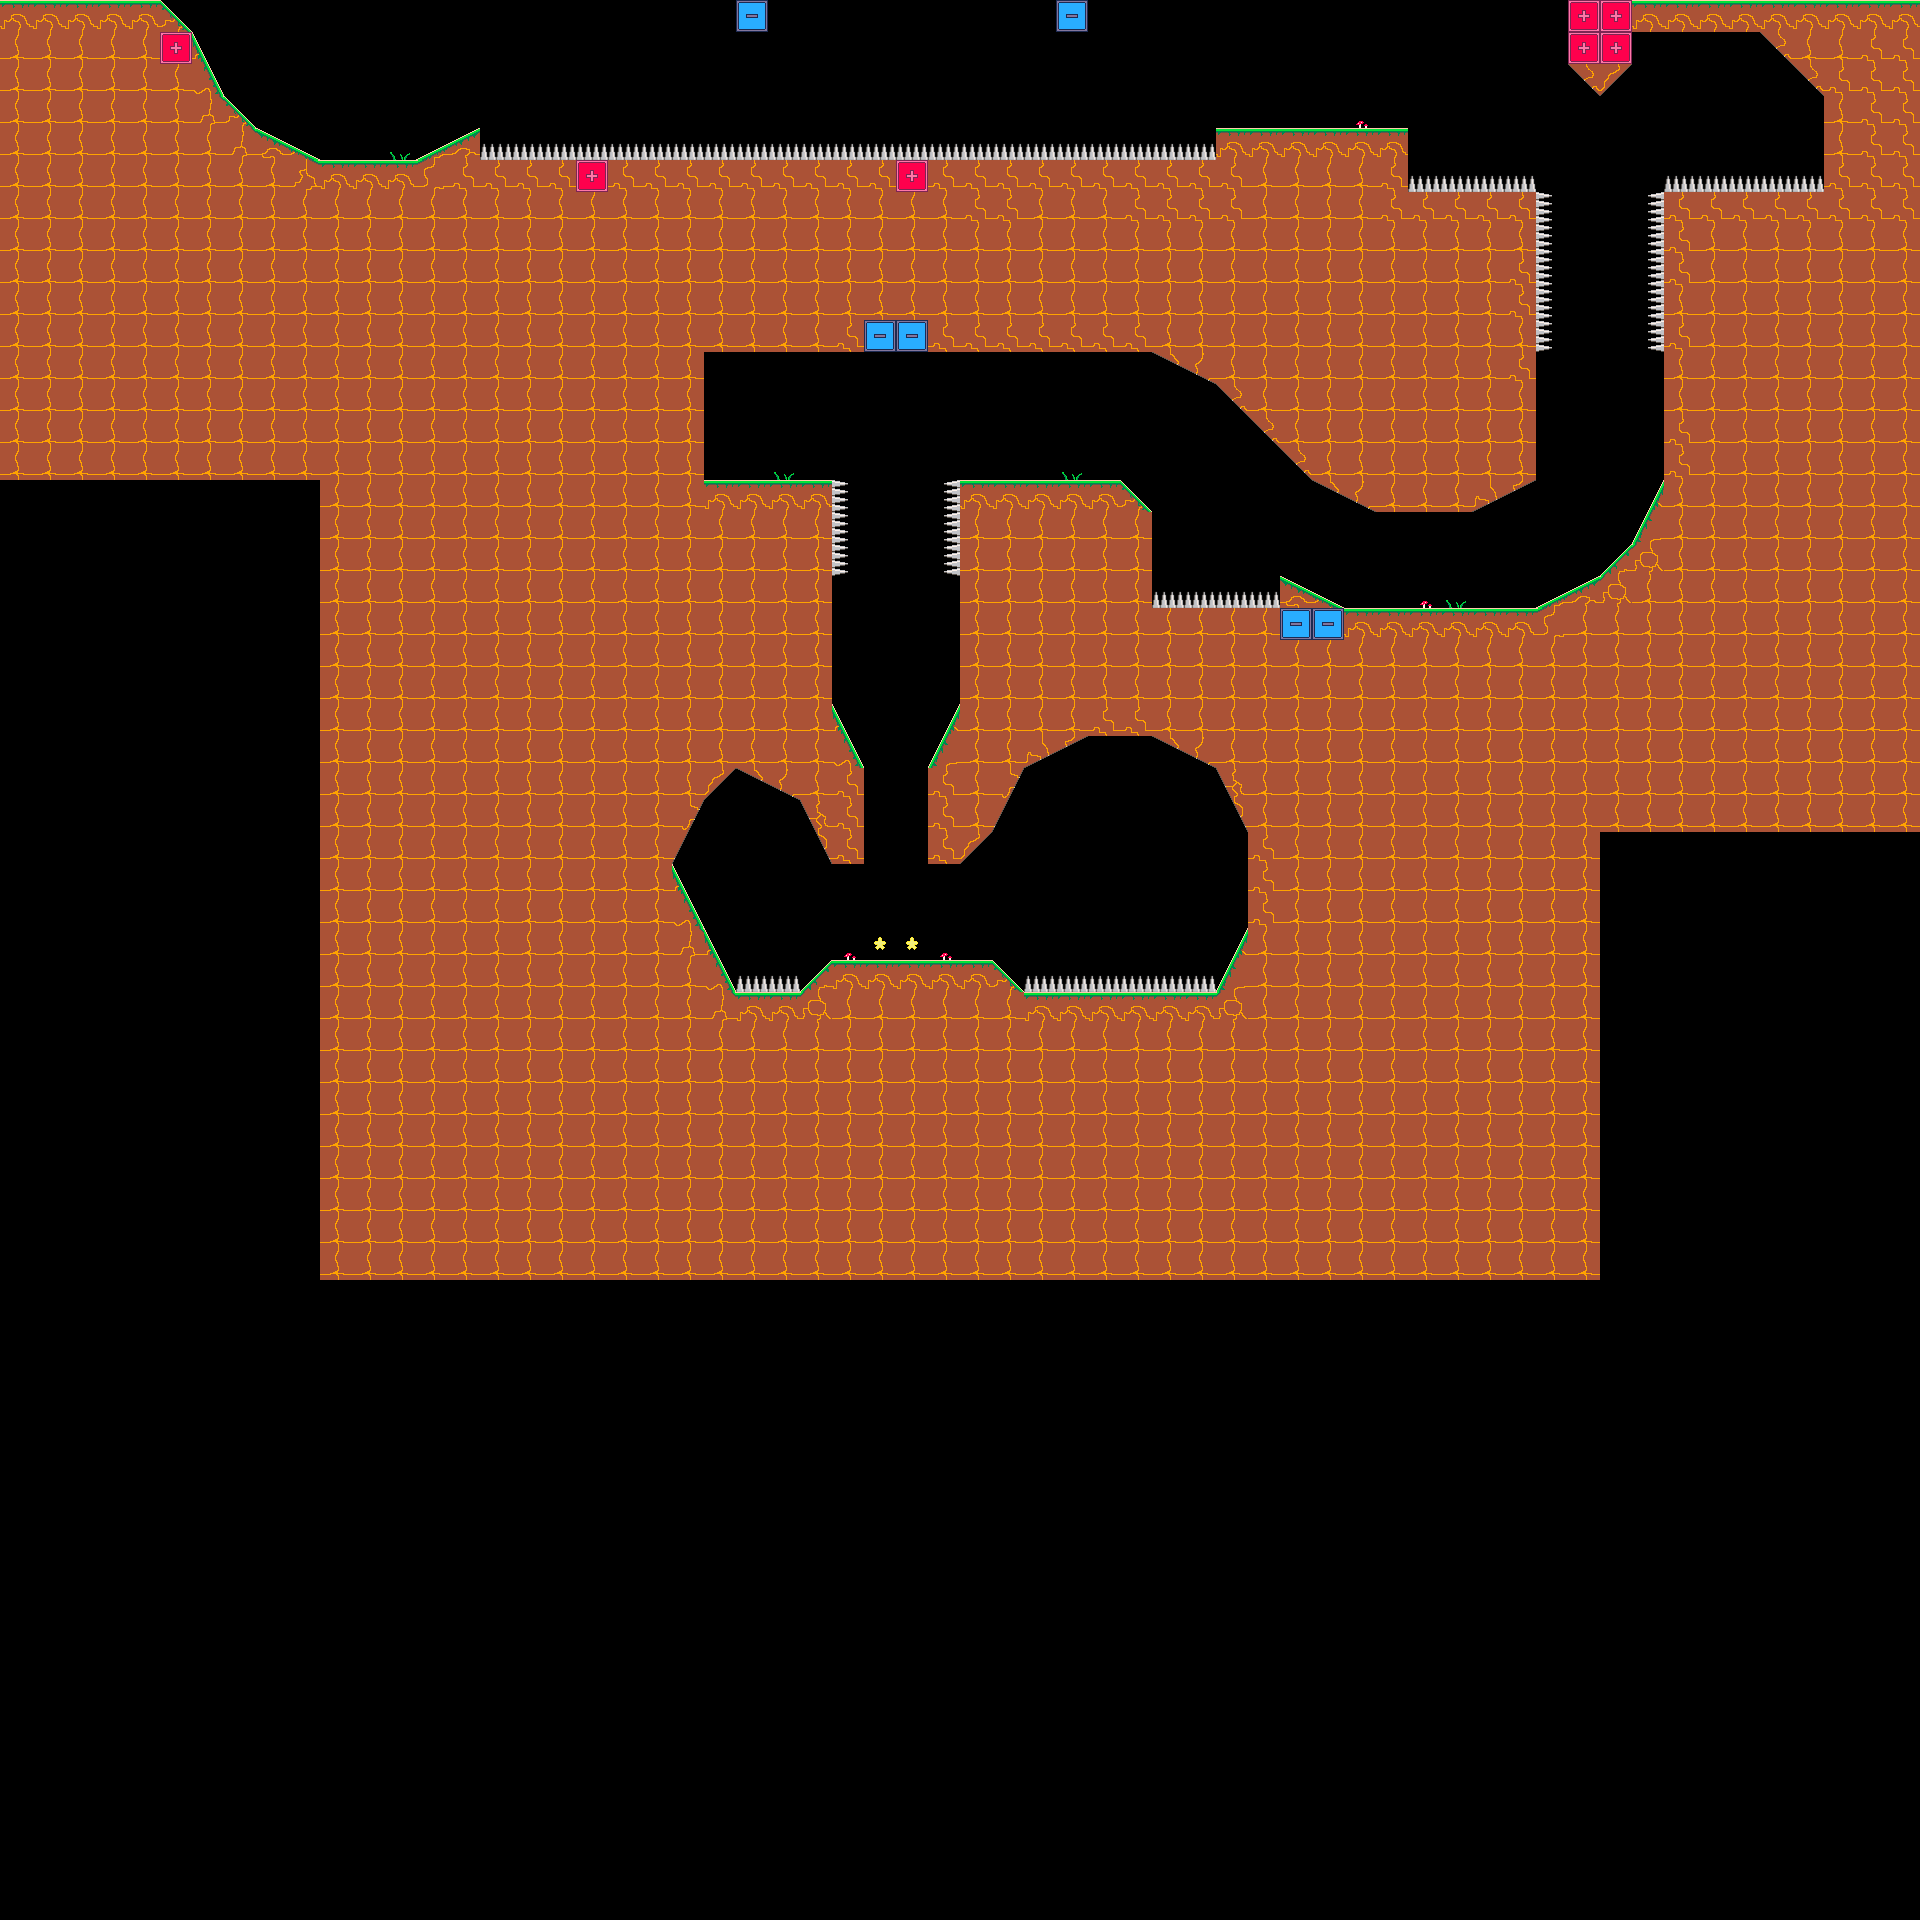

Rendered tile map (Tiled .tmx) drawn with the repository's tilesets; below, a short description and the map source with its tile grids summarised:
An orthogonal 60x60 tile map with 32x32 px tiles, 1 tile layer (tiles) and 1 object.

<map version="1.8" tiledversion="1.8.2" orientation="orthogonal" renderorder="right-down" width="60" height="60" tilewidth="32" tileheight="32" infinite="0" nextlayerid="3" nextobjectid="2">
 <editorsettings>
  <export target="../../../assets/levels/042.json" format="json" />
 </editorsettings>
 <tileset firstgid="1" source="../tileset.tsx" />
 <layer id="1" name="tiles" width="60" height="60">
  <data>[3600 cells, 1592 non-empty, 36 distinct tile ids]</data>
 </layer>
 <objectgroup id="2" name="spawns">
  <object id="1" x="233.239" y="43.141">
   <point />
  </object>
 </objectgroup>
</map>
